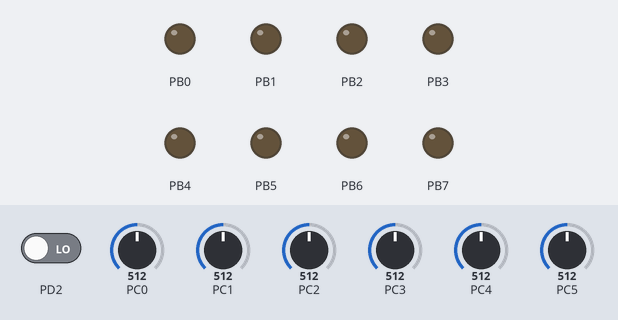
A program run on a simulated ATmega8, built with avr-gcc and emulated at 8 MHz. On the bench: output pins drawn as LEDs (lit = HIGH). Inputs (shaded band) come from the test bench; at power-on: PC0 = 512, PC1 = 512, PC2 = 512, PC3 = 512, PC4 = 512, PC5 = 512, PD2 LOW. Pins used as bus, display or sensor lines are not drawn; what the program prints to the serial monitor is not drawn.

Above: at 0.1 s.
At 17.5 s:
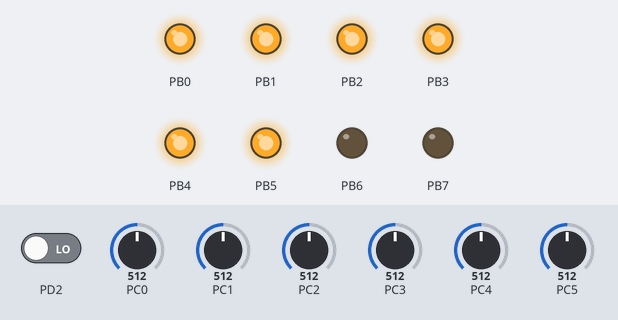
17.6 s: PC0 set to 30
30.1 s: PC1 set to 30
44.1 s: PC2 set to 30
56.6 s: PC3 set to 30
69.3 s: PC4 set to 30
Timing chart, 0 to 72.3 s (numbered marks = the images above; inputs shaded):
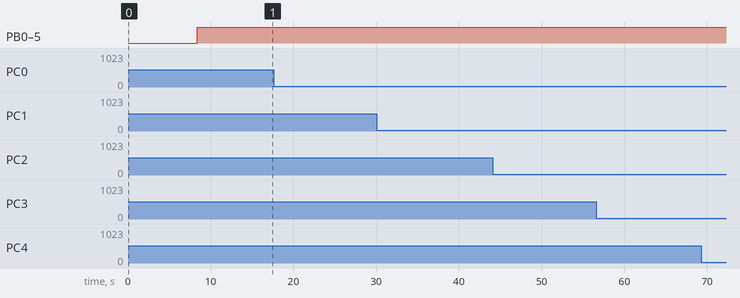

Measured:
- after the input at 17.6 s, every drawn part: stays the same
- after the input at 30.1 s, every drawn part: stays the same
- after the input at 44.1 s, every drawn part: stays the same
- after the input at 56.6 s, every drawn part: stays the same
- after the input at 69.3 s, every drawn part: stays the same

The program:

adc.c
```c
/*
 * adc.c
 *
 * Created: 08.03.2015 18:42:16
 *  Author: Ирина
 */

#define F_CPU 8000000UL

#define BIT_1 0x01
#define BIT_2 0x02
#define BIT_3 0x04
#define BIT_4 0x08
#define BIT_5 0x10
#define BIT_6 0x20

enum CHANELS {
	ADC1,
	ADC2,
	ADC3,
	ADC4,
	ADC5,
	ADC6
};

#define  GET_COLUMN(V) (10UL * (V * 100UL / 1023UL) / 100UL)

#include <avr/io.h>
#include <avr/interrupt.h>
#include <avr/eeprom.h>
#include <stdio.h>

char str[100];
uint8_t selected = 0;

// пороговое значение для сравнения длинн импульсов и пауз
static const uint8_t IrPulseThershold = 9;// 1024/8000 * 9 = 1.152 msec
// определяет таймаут приема посылки
// и ограничивает максимальную длину импульса и паузы
static const uint8_t TimerReloadValue = 150;
static const uint8_t TimerClock = (1 << CS02) | (1 << CS00);// 8 MHz / 1024

volatile struct ir_t
{
	// флаг начала приема полылки
	uint8_t rx_started;
	// принятый код
	uint32_t code,
	// буфер приёма
	rx_buffer;
} ir;

volatile uint16_t c1 = 0;
volatile uint16_t c2 = 0;
volatile uint16_t c3 = 0;
volatile uint16_t c4 = 0;
volatile uint16_t c5 = 0;
volatile uint16_t c6 = 0;

volatile uint16_t v1 = 0;
volatile uint16_t v2 = 0;
volatile uint16_t v3 = 0;
volatile uint16_t v4 = 0;
volatile uint16_t v5 = 0;
volatile uint16_t v6 = 0;

void checkChanel(const unsigned char index, const unsigned char mask, const unsigned int level);
void reDraw(void);

static void ir_start_timer()
{
	TIMSK |= (1 << TOIE0);
	TCNT0 = 0;
	TCCR0 = TimerClock;
}

void RS_putc(char byte)
{
	while (!(UCSRA&(1<<5)));
	UDR = byte;
}

void RS_puts(char * str)
{
	char c;
	while((c = *str++) != 0) RS_putc(c);
}

/*
ISR(USART_RXC_vect)
{

}
*/

ISR(TIMER1_OVF_vect)
{
	PORTD |= (1<<4);
	asm("nop");
	checkChanel(0, BIT_1, c1);
	checkChanel(1, BIT_2, c2);
	checkChanel(2, BIT_3, c3);
	checkChanel(3, BIT_4, c4);
	checkChanel(4, BIT_5, c5);
	checkChanel(5, BIT_6, c6);
	PORTD &= ~(1<<4);

	reDraw();
}

ISR(TIMER0_OVF_vect)
{
	ir.code = ir.rx_buffer;
	ir.rx_buffer = 0;
	ir.rx_started = 0;
	if(ir.code == 0)
	TCCR0 = 0;
	TCNT0 = TimerReloadValue;
}

// внешнее прерывание по фронту и спаду
ISR(INT0_vect)
{
	uint8_t delta;
	if(ir.rx_started)
	{
		// если длительность импульса/паузы больше пороговой
		// сдвигаем в буфер единицу иначе ноль.
		delta = TCNT0 - TimerReloadValue;
		ir.rx_buffer <<= 1;
		if(delta > IrPulseThershold) ir.rx_buffer |= 1;
	}
	else{
		ir.rx_started = 1;
		ir_start_timer();
	}
	TCNT0 = TimerReloadValue;
}

static inline void ir_init()
{
	GIMSK |= _BV(INT0);
	MCUCR |= (1 << ISC00) | (0 <<ISC01);
	ir_start_timer();
}


void checkChanel(const unsigned char index, const unsigned char mask, const unsigned int level)
{
	if(level == 0xFFFF){
		return;
	}

	ADMUX = index;
	ADCSR |= (1<<ADSC);

	while(ADCSR & (1<<ADSC));

	uint16_t current = ADCW;

	if(current >= level){
		PORTB |= (mask);
	} else {
		PORTB &= ~(mask);
	}

	switch(index){
		case ADC1: v1 = current; break;
		case ADC2: v2 = current; break;
		case ADC3: v3 = current; break;
		case ADC4: v4 = current; break;
		case ADC5: v5 = current; break;
		case ADC6: v6 = current; break;
	}
}

void printValue(const uint16_t v)
{
	uint8_t l = 5 - sprintf(str, "%u", v);
	while(l--) RS_putc(' ');
	RS_puts(str);
	RS_puts("  ");
}

void reDraw(void)
{
	static uint8_t inProcess = 0;

	if(inProcess) return;

	inProcess = 1;

	RS_putc(0x0C);
	RS_puts("---------------------------------------------\r\n");

	RS_puts("| ");
	for(uint8_t i = 0; i < 6; i++){
		RS_puts("   ");
		RS_putc(selected == i ? '*' : ' ');
		sprintf(str, "%u  ", i+1);
		RS_puts(str);
	}

	RS_puts("|\r\n");

	RS_puts("---------------------------------------------\r\n");

	uint8_t values[6] = {
		GET_COLUMN(c1),
		GET_COLUMN(c2),
		GET_COLUMN(c3),
		GET_COLUMN(c4),
		GET_COLUMN(c5),
		GET_COLUMN(c6)
	};

	for(uint8_t l = 10; l > 0; l--){
		RS_puts("| ");

		for(uint8_t i = 0; i < 6; i++){
			RS_puts("    ");
			//sprintf(str, "%u", values[i]);
			//RS_puts(str);
			RS_putc(values[i] >= l ? '#' : ' ');
			RS_puts("  ");
		}

		RS_puts("|\r\n");
	}

	RS_puts("---------------------------------------------\r\n");

	RS_puts("| ");
	printValue(c1);
	printValue(c2);
	printValue(c3);
	printValue(c4);
	printValue(c5);
	printValue(c6);
	RS_puts("|\r\n");

	RS_puts("---------------------------------------------\r\n");

	RS_puts("| ");
	printValue(v1);
	printValue(v2);
	printValue(v3);
	printValue(v4);
	printValue(v5);
	printValue(v6);
	RS_puts("|\r\n");

	RS_puts("---------------------------------------------\r\n");

	inProcess = 0;
}

int main(void)
{

	PORTB = 0x00;
	PORTC = 0xFF;

	DDRC  = 0x00;
	DDRB  = 0xFF;
	DDRD |= (1<<4)|(0<<2);

	UBRRH = 0;
	UBRRL = 51; //скорость обмена 9600 бод
	UCSRB = (1<<RXEN)|(1<<TXEN); //разр. прерыв при приеме и передачи, разр приема, разр передачи.
	UCSRC = (1<<URSEL)|(1<<UCSZ1)|(1<<UCSZ0); //размер слова 8 разрядов

	TCCR1B  = (1<<CS02)|(0<<CS01)|(1<<CS00);
	TIMSK  |= (1<<TOIE1);

	ir_init();

	ACSR  = 0x80;
	SFIOR = 0x00;

	ADCSR = 0x85;

	c1 = (uint16_t) eeprom_read_word((uint16_t *)0x00);
	c2 = (uint16_t) eeprom_read_word((uint16_t *)0x02);
	c3 = (uint16_t) eeprom_read_word((uint16_t *)0x04);
	c4 = (uint16_t) eeprom_read_word((uint16_t *)0x06);
	c5 = (uint16_t) eeprom_read_word((uint16_t *)0x08);
	c6 = (uint16_t) eeprom_read_word((uint16_t *)0x0A);

	c1 = c1 > 1023 ? 0 : c1;
	c2 = c2 > 1023 ? 0 : c2;
	c3 = c3 > 1023 ? 0 : c3;
	c4 = c4 > 1023 ? 0 : c4;
	c5 = c5 > 1023 ? 0 : c5;
	c6 = c6 > 1023 ? 0 : c6;

	reDraw();

	asm("sei");

    while(1){
		if(ir.code)
		{
			switch(ir.code){
				case 142778920UL:
					// left select adc
					if(selected){
						selected--;
						reDraw();
					}
				break;

				case 33728680UL:
					// right select adc
					if(selected < 5) {
						selected++;
						reDraw();
					}
				break;

				case 167944360UL:
					// adc lower
					switch(selected){
						case ADC1: c1 = (c1 > 10 ? c1-10 : 0); eeprom_write_word((uint16_t *)0x00, c1); break;
						case ADC2: c2 = (c2 > 10 ? c2-10 : 0); eeprom_write_word((uint16_t *)0x02, c2); break;
						case ADC3: c3 = (c3 > 10 ? c3-10 : 0); eeprom_write_word((uint16_t *)0x04, c3); break;
						case ADC4: c4 = (c4 > 10 ? c4-10 : 0); eeprom_write_word((uint16_t *)0x06, c4); break;
						case ADC5: c5 = (c5 > 10 ? c5-10 : 0); eeprom_write_word((uint16_t *)0x08, c5); break;
						case ADC6: c6 = (c6 > 10 ? c6-10 : 0); eeprom_write_word((uint16_t *)0x0A, c6); break;
					}

					reDraw();
				break;

				case 8563240UL:
					// adc up
					switch(selected){
						case ADC1: c1 = (c1 < 1013 ? c1+10 : 1023); eeprom_write_word((uint16_t *)0x00, c1); break;
						case ADC2: c2 = (c2 < 1013 ? c2+10 : 1023); eeprom_write_word((uint16_t *)0x02, c2); break;
						case ADC3: c3 = (c3 < 1013 ? c3+10 : 1023); eeprom_write_word((uint16_t *)0x04, c3); break;
						case ADC4: c4 = (c4 < 1013 ? c4+10 : 1023); eeprom_write_word((uint16_t *)0x06, c4); break;
						case ADC5: c5 = (c5 < 1013 ? c5+10 : 1023); eeprom_write_word((uint16_t *)0x08, c5); break;
						case ADC6: c6 = (c6 < 1013 ? c6+10 : 1023); eeprom_write_word((uint16_t *)0x0A, c6); break;
					}

					reDraw();

				break;

				case 174760UL:
					// set io out
					switch(selected){
						case ADC1: PORTB |= (1<<0); break;
						case ADC2: PORTB |= (1<<1); break;
						case ADC3: PORTB |= (1<<2); break;
						case ADC4: PORTB |= (1<<3); break;
						case ADC5: PORTB |= (1<<4); break;
						case ADC6: PORTB |= (1<<5); break;
					}
					reDraw();
				break;

				case 134390440UL:
					// clear io out
					switch(selected){
						case ADC1: PORTB &= ~(1<<0); break;
						case ADC2: PORTB &= ~(1<<1); break;
						case ADC3: PORTB &= ~(1<<2); break;
						case ADC4: PORTB &= ~(1<<3); break;
						case ADC5: PORTB &= ~(1<<4); break;
						case ADC6: PORTB &= ~(1<<5); break;
					}
					reDraw();
				break;

			}

			ir.code = 0;
		}

	}

	return 1;
}
```
